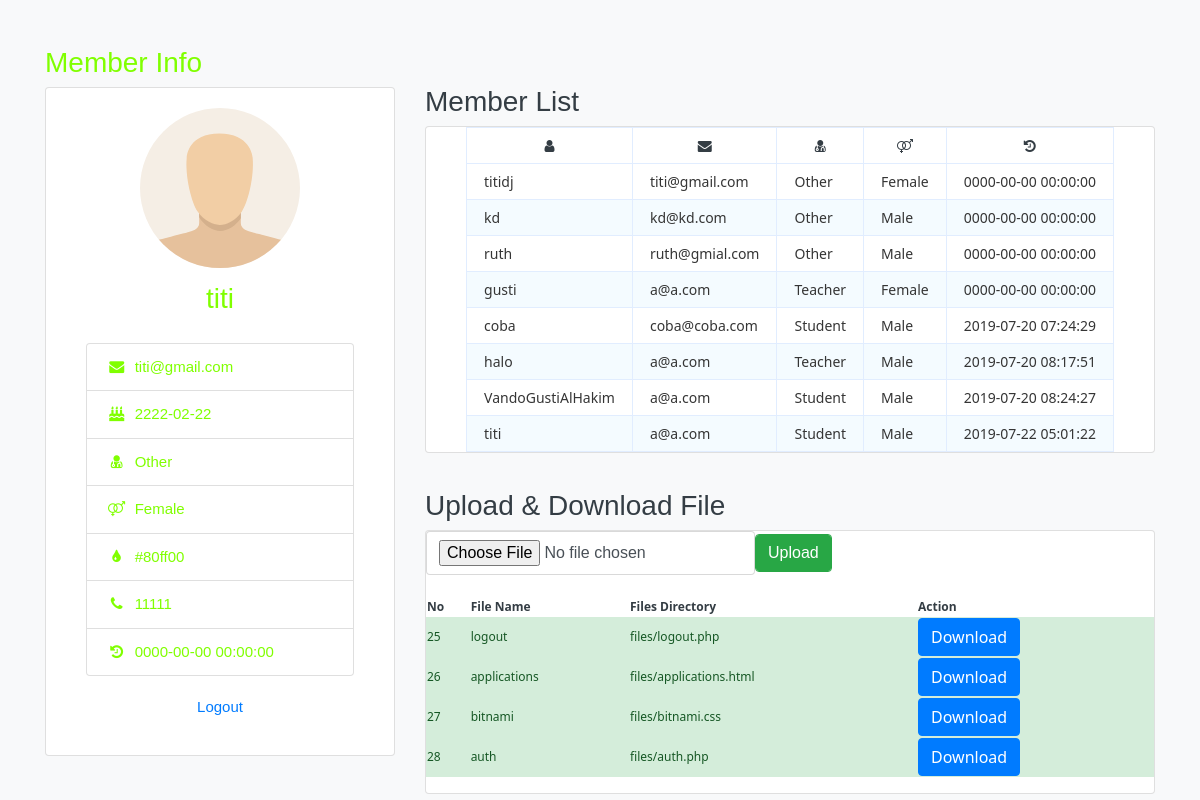
The page /files/timeline.php (signed in) on the database as committed earlier.
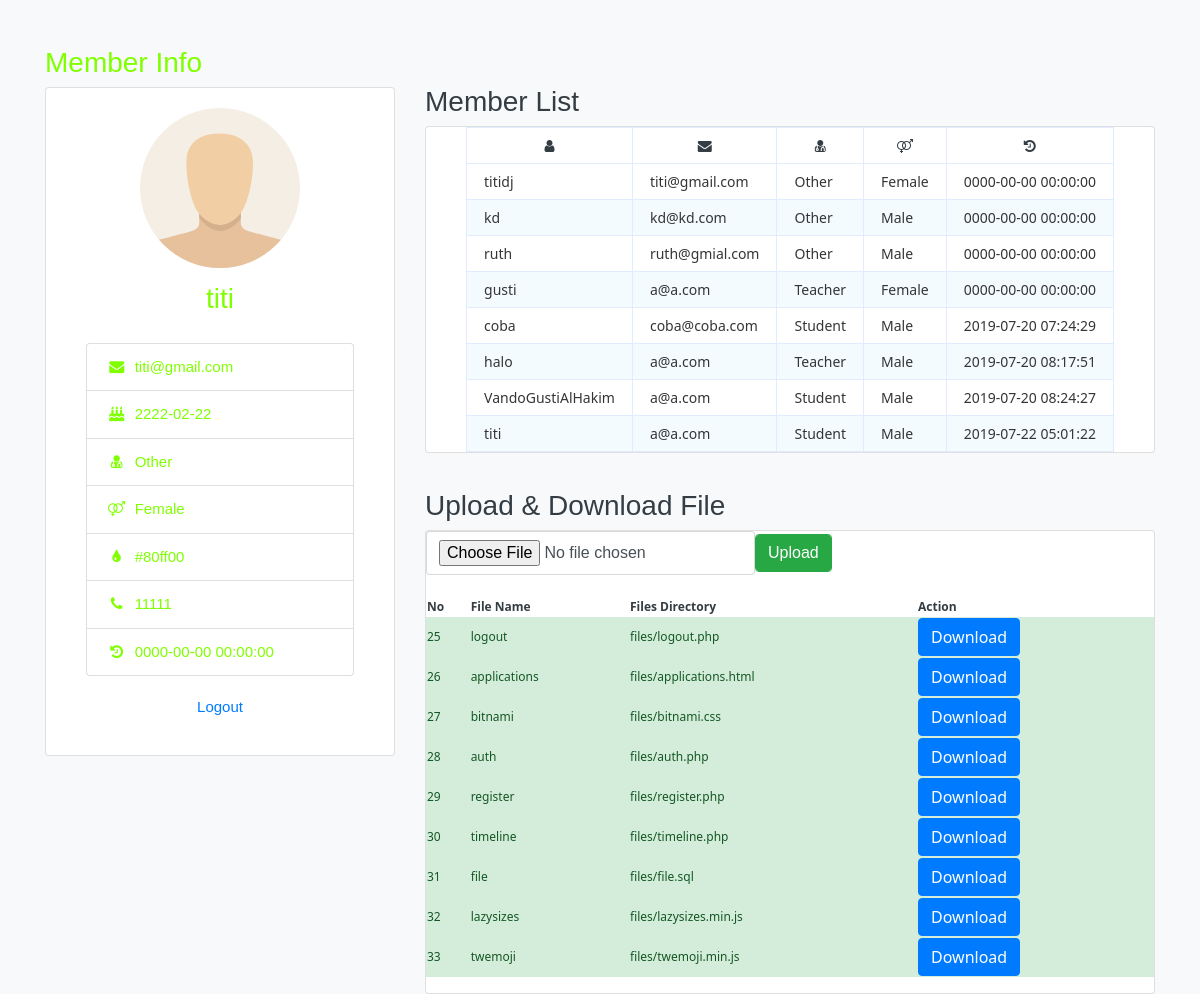
The same page on the database as committed later.
### tables this page shows
CREATE TABLE `users` (
  `id` int(11) NOT NULL,
  `username` varchar(255) NOT NULL,
  `email` varchar(255) NOT NULL,
  `password` varchar(255) NOT NULL,
  `name` varchar(255) NOT NULL,
  `photo` varchar(255) NOT NULL DEFAULT 'default.svg',
  `birthday` date NOT NULL,
  `gender` char(10) NOT NULL,
  `occupation` char(10) NOT NULL,
  `favcolor` text NOT NULL,
  `phone` bigint(20) NOT NULL,
  `timestamp` timestamp NOT NULL DEFAULT current_timestamp(),
  `file` varchar(500) NOT NULL,
  `filename` varchar(200) NOT NULL,
  `file_id` int(11) NOT NULL
);

CREATE TABLE `file` (
  `file_id` int(11) NOT NULL,
  `name` varchar(200) NOT NULL,
  `file` varchar(500) NOT NULL,
  `size` int(11) NOT NULL,
  `timestamp` timestamp NOT NULL DEFAULT current_timestamp() ON UPDATE current_timestamp()
);

### files/timeline.php (the view, shortened to what this page needs)
<!DOCTYPE html>
<html lang="en">
<head>
	<link rel="stylesheet" href="font-awesome-4.7.0/css/font-awesome.min.css">
    <link rel="stylesheet" href="css/bootstrap.min.css" />
</head>
<body class="bg-light">
<div class="container mt-5">
<h3><font color = "<?php echo $_SESSION["user"]["favcolor"] ?>">Member Info</h3>
    <div class="row">
        <div class="col-md-4">
            <div class="card">
                <div class="card-body text-center">
                    <img class="img img-responsive rounded-circle mb-3" width="160" src="img/<?php echo $_SESSION['user']['photo'] ?>" />
                    <h3><?php echo $_SESSION["user"]["name"] ?></h3>
					<div class="card-body text-left" class="list-group">
					  <a class="list-group-item"><i class="fa fa-envelope fa-fw" aria-hidden="true"></i>&nbsp; <?php echo $_SESSION["user"]["email"] ?></a>
					  <a class="list-group-item"><i class="fa fa-birthday-cake fa-fw" aria-hidden="true"></i>&nbsp; <?php echo $_SESSION["user"]["birthday"] ?></a>
					  <a class="list-group-item"><i class="fa fa-user-md fa-fw" aria-hidden="true"></i>&nbsp; <?php echo $_SESSION["user"]["occupation"] ?></a>
					  <a class="list-group-item"><i class="fa fa-venus-mars fa-fw" aria-hidden="true"></i>&nbsp; <?php echo $_SESSION["user"]["gender"] ?></a>
					  <a class="list-group-item"><i class="fa fa-tint fa-fw" aria-hidden="true"></i>&nbsp; <?php echo $_SESSION["user"]["favcolor"] ?></a>
					  <a class="list-group-item"><i class="fa fa-phone fa-fw" aria-hidden="true"></i>&nbsp; <?php echo $_SESSION["user"]["phone"] ?></a>
					  <a class="list-group-item"><i class="fa fa-history fa-fw" aria-hidden="true"></i>&nbsp; <?php echo $_SESSION["user"]["timestamp"] ?></a>
					</font></div>
                    <p><a href="logout.php">Logout</a></p>
                </div>
            </div>
        </div>
        <div class="col-md-8">
		<h3>Member List</h3>
		<div class="card mb-3">
			<table class="data-table">
			  <thead>
				<tr>
				  <td align="center"><i class="fa fa-user fa-fw" aria-hidden="true"></i></td>
				  <td align="center"><i class="fa fa-envelope fa-fw" aria-hidden="true"></i></td>
				  <td align="center"><i class="fa fa-user-md fa-fw" aria-hidden="true"></i></td>
				  <td align="center"><i class="fa fa-venus-mars fa-fw" aria-hidden="true"></i></td>
				  <td align="center"><i class="fa fa-history fa-fw" aria-hidden="true"></i></td>
				</tr>
			  </thead>
			  <tbody>
				<tr>
				<?php
					$db_host = 'localhost';
					$db_user = 'root';
					$db_pass = '';
					$db_name = 'pesbuk';
					$conn = mysqli_connect($db_host, $db_user, $db_pass, $db_name);
					$sql = 'SELECT *
							FROM users';
					$query = mysqli_query($conn, $sql);
				?>
		<?php
		while($data = mysqli_fetch_array($query)){
		?>
		<tr>
			<td><?php echo $data['username']; ?></td>
			<td><?php echo $data['email']; ?></td>
			<td><?php echo $data['occupation']; ?></td>
			<td><?php echo $data['gender']; ?></td>
			<td><?php echo $data['timestamp']; ?></td>
		</tr>
		<?php } ?>
			  </tbody>
			</table>
		</div></br>
		<h3>Upload & Download File</h3>
		<div class="card mb-8">
			<form class="form-inline" method="POST" action="upload.php" enctype="multipart/form-data">
			 <input class="form-control" type="file" name="upload"/>
			 <button type="submit" class="btn btn-success form-control" name="submit"><span class="glyphicon glyphicon-upload"></span> Upload</button>
			</form>
			<br/>
			<div class="form-group">
			  <table id="example" class="display responsive nowrap" style="width:100%">
				<thead>
				  <tr>
					<th>No</th>
					<th>File Name</th>
					<th>Files Directory</th>
					<th>Action</th>
				  </tr>
				</thead>
				<tbody class="alert-success">
				  <?php
				  require 'configdb.php';
				  $row = $conn->query("SELECT * FROM `file`") or die(mysqli_error());
				  while($fetch = $row->fetch_array()){
				  ?>
				  <tr>
					<?php
					$name = explode('/', $fetch['file']);
					?>
					<td><?php echo $fetch['file_id']?></td>
					<td><?php echo $fetch['name']?></td>
					<td><?php echo $fetch['file']?></td>
					<td><a href="download.php?file=<?php echo $name[1]?>" class="btn btn-primary"><span class="glyphicon glyphicon-download"></span> Download</a></td>
				  </tr>
				  <?php
					}
					?>
			  </tbody>
			 </table>
			</div>
		</div>
		</div>
    </div>
</div>
</body>
</html>

### files/timeline.php (style rules this page uses)
body { font-size: 15px; color: #343d44; font-family: "segoe-ui", "open-sans", tahoma, arial; padding: 0; margin: 0; }
table { margin: auto; font-family: "Lucida Sans Unicode", "Lucida Grande", "Segoe Ui"; font-size: 12px; }
table td { transition: all .5s; }
.data-table { border-collapse: collapse; font-size: 14px; min-width: 537px; }
.data-table th, .data-table td { border: 1px solid #e1edff; padding: 7px 17px; }
.data-table tbody td { color: #353535; }
.data-table tbody td:first-child, .data-table tbody td:nth-child(4), .data-table tbody td:last-child { text-align: left; }
.data-table tbody tr:nth-child(odd) td { background-color: #f4fbff; }

Rows that differ between the two databases and show on the page:
added file: file_id "29", name "register", file "files/register.php"
added file: file_id "30", name "timeline", file "files/timeline.php"
added file: file_id "31", name "file", file "files/file.sql"
added file: file_id "32", name "lazysizes", file "files/lazysizes.min.js"
added file: file_id "33", name "twemoji", file "files/twemoji.min.js"
